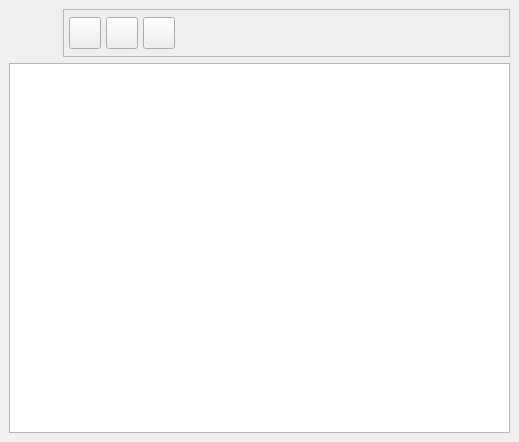
<ui version="4.0" >
 <class>ListProyectosBase</class>
 <widget class="QWidget" name="ListProyectosBase" >
  <property name="geometry" >
   <rect>
    <x>0</x>
    <y>0</y>
    <width>519</width>
    <height>442</height>
   </rect>
  </property>
  <property name="windowTitle" >
   <string>Listado de Proyectos</string>
  </property>
  <property name="windowIcon" >
   <iconset resource="../../../bulmages.qrc" >:/Genericos32x32/images/icons/proyecto_listado.png</iconset>
  </property>
  <layout class="QVBoxLayout" >
   <property name="spacing" >
    <number>6</number>
   </property>
   <property name="leftMargin" >
    <number>9</number>
   </property>
   <property name="topMargin" >
    <number>9</number>
   </property>
   <property name="rightMargin" >
    <number>9</number>
   </property>
   <property name="bottomMargin" >
    <number>9</number>
   </property>
   <item>
    <layout class="QHBoxLayout" >
     <property name="spacing" >
      <number>6</number>
     </property>
     <property name="leftMargin" >
      <number>0</number>
     </property>
     <property name="topMargin" >
      <number>0</number>
     </property>
     <property name="rightMargin" >
      <number>0</number>
     </property>
     <property name="bottomMargin" >
      <number>0</number>
     </property>
     <item>
      <widget class="QLabel" name="label" >
       <property name="minimumSize" >
        <size>
         <width>48</width>
         <height>48</height>
        </size>
       </property>
       <property name="maximumSize" >
        <size>
         <width>48</width>
         <height>48</height>
        </size>
       </property>
       <property name="pixmap" >
        <pixmap resource="../../../bulmages.qrc" >:/Genericos32x32/images/icons/proyecto_listado.png</pixmap>
       </property>
       <property name="scaledContents" >
        <bool>true</bool>
       </property>
      </widget>
     </item>
     <item>
      <widget class="QFrame" name="frame" >
       <property name="frameShape" >
        <enum>QFrame::StyledPanel</enum>
       </property>
       <property name="frameShadow" >
        <enum>QFrame::Raised</enum>
       </property>
       <layout class="QHBoxLayout" >
        <property name="spacing" >
         <number>5</number>
        </property>
        <property name="leftMargin" >
         <number>5</number>
        </property>
        <property name="topMargin" >
         <number>5</number>
        </property>
        <property name="rightMargin" >
         <number>5</number>
        </property>
        <property name="bottomMargin" >
         <number>5</number>
        </property>
        <item>
         <widget class="QToolButton" name="mui_crear" >
          <property name="minimumSize" >
           <size>
            <width>32</width>
            <height>32</height>
           </size>
          </property>
          <property name="maximumSize" >
           <size>
            <width>32</width>
            <height>32</height>
           </size>
          </property>
          <property name="toolTip" >
           <string>Nueva amortizacion</string>
          </property>
          <property name="whatsThis" >
           <string>Nueva amortizacion</string>
          </property>
          <property name="text" >
           <string/>
          </property>
          <property name="icon" >
           <iconset resource="../../../bulmages.qrc" >:/Images/document-new.png</iconset>
          </property>
          <property name="iconSize" >
           <size>
            <width>32</width>
            <height>32</height>
           </size>
          </property>
          <property name="shortcut" >
           <string>Ctrl+N</string>
          </property>
         </widget>
        </item>
        <item>
         <widget class="QToolButton" name="mui_borrar" >
          <property name="minimumSize" >
           <size>
            <width>32</width>
            <height>32</height>
           </size>
          </property>
          <property name="maximumSize" >
           <size>
            <width>32</width>
            <height>32</height>
           </size>
          </property>
          <property name="toolTip" >
           <string>Borrar amortizacion</string>
          </property>
          <property name="whatsThis" >
           <string>Borrar amortizacion</string>
          </property>
          <property name="text" >
           <string/>
          </property>
          <property name="icon" >
           <iconset resource="../../../bulmages.qrc" >:Images/edit-delete.png</iconset>
          </property>
          <property name="iconSize" >
           <size>
            <width>32</width>
            <height>32</height>
           </size>
          </property>
          <property name="shortcut" >
           <string>Ctrl+D</string>
          </property>
         </widget>
        </item>
        <item>
         <widget class="QToolButton" name="mui_actualizar" >
          <property name="minimumSize" >
           <size>
            <width>32</width>
            <height>32</height>
           </size>
          </property>
          <property name="maximumSize" >
           <size>
            <width>32</width>
            <height>32</height>
           </size>
          </property>
          <property name="toolTip" >
           <string>Borrar amortizacion</string>
          </property>
          <property name="whatsThis" >
           <string>Borrar amortizacion</string>
          </property>
          <property name="text" >
           <string/>
          </property>
          <property name="icon" >
           <iconset resource="../../../bulmages.qrc" >:/Images/view-refresh.png</iconset>
          </property>
          <property name="iconSize" >
           <size>
            <width>32</width>
            <height>32</height>
           </size>
          </property>
          <property name="shortcut" >
           <string>F5</string>
          </property>
         </widget>
        </item>
        <item>
         <spacer>
          <property name="orientation" >
           <enum>Qt::Horizontal</enum>
          </property>
          <property name="sizeType" >
           <enum>QSizePolicy::Expanding</enum>
          </property>
          <property name="sizeHint" >
           <size>
            <width>261</width>
            <height>32</height>
           </size>
          </property>
         </spacer>
        </item>
       </layout>
      </widget>
     </item>
    </layout>
   </item>
   <item>
    <widget class="BcSubForm" name="mui_listado" >
     <property name="sizePolicy" >
      <sizepolicy vsizetype="Expanding" hsizetype="Expanding" >
       <horstretch>0</horstretch>
       <verstretch>0</verstretch>
      </sizepolicy>
     </property>
     <property name="minimumSize" >
      <size>
       <width>150</width>
       <height>150</height>
      </size>
     </property>
    </widget>
   </item>
  </layout>
 </widget>
 <layoutdefault spacing="6" margin="11" />
 <customwidgets>
  <customwidget>
   <class>BcSubForm</class>
   <extends>QTableWidget</extends>
   <header>bcsubform.h</header>
  </customwidget>
 </customwidgets>
 <resources>
  <include location="../../../bulmages.qrc" />
 </resources>
 <connections/>
</ui>
